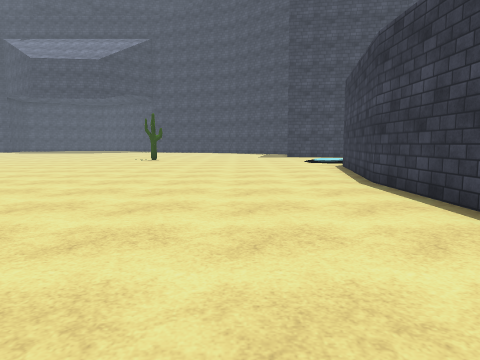
view 1 (above)

23 first-person views from a walk through a scene from a Unity 3-D project. The camera is 1.4 m above the floor, tilts 6° down and sees 70° across. The floor is counted in squares, 2 m on a side. Each view is taken from the middle of a square. On the plan, view 1 faces up. The plan holds only what a view shows up to about 11 squares ahead; the rest is blank. The place goes on beyond the plan. The player is left out. Surface patterns are stand-ins for the level's own textures.

view 2
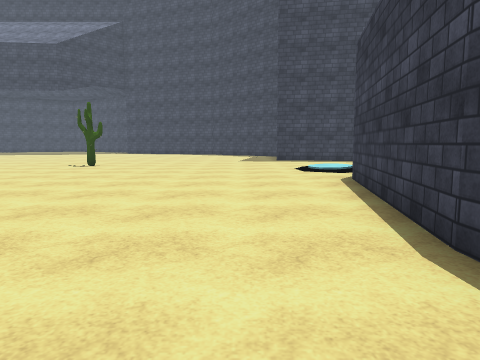

view 3
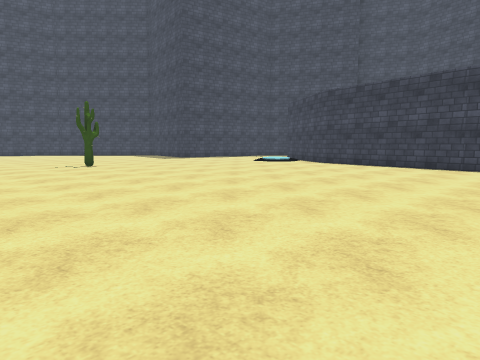

view 4
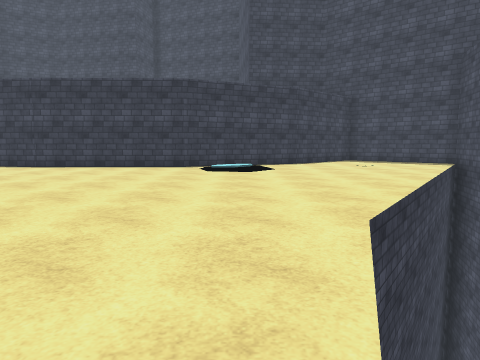

view 5
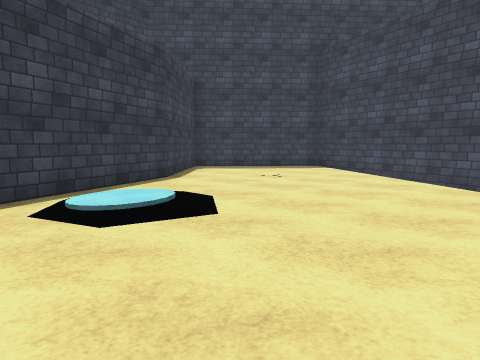

view 6
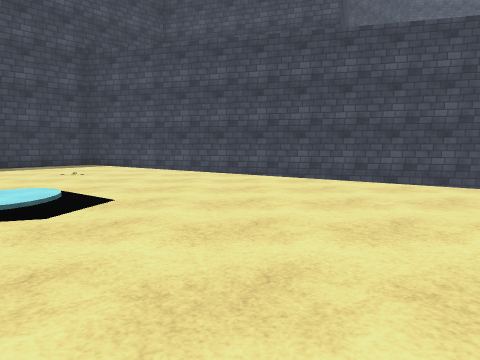

view 7
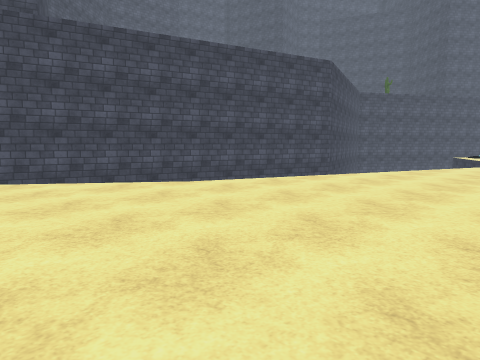

view 8
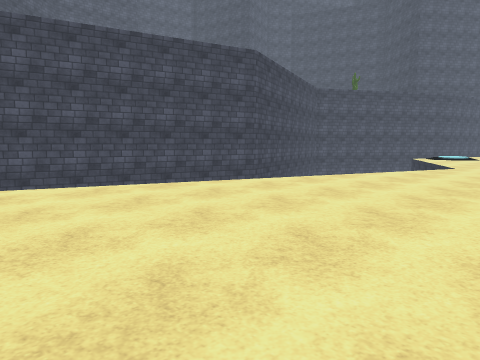

view 9
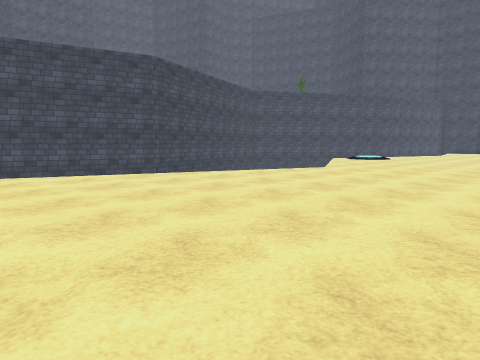

view 10
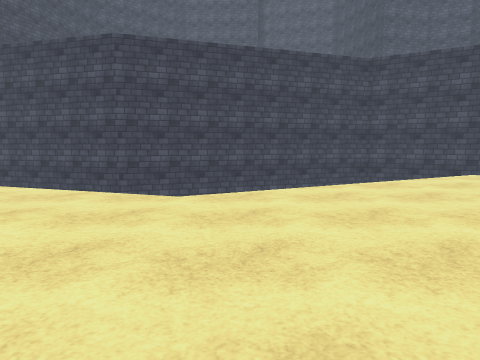

view 11
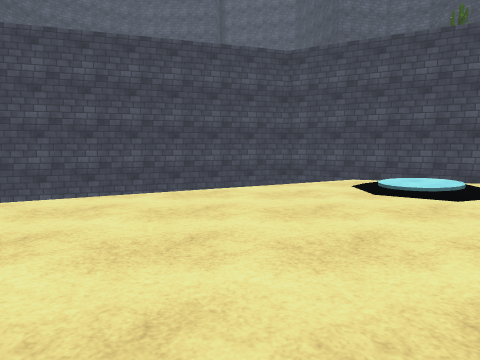

view 12
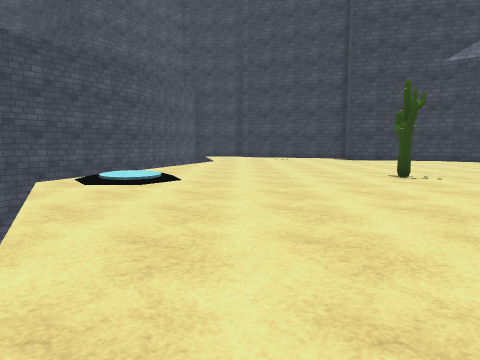

view 13
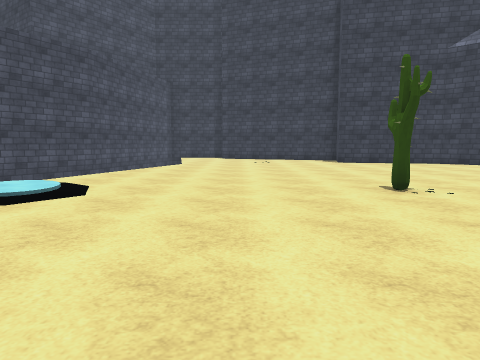

view 14
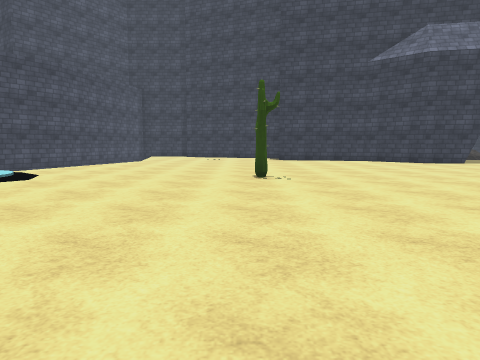

view 15
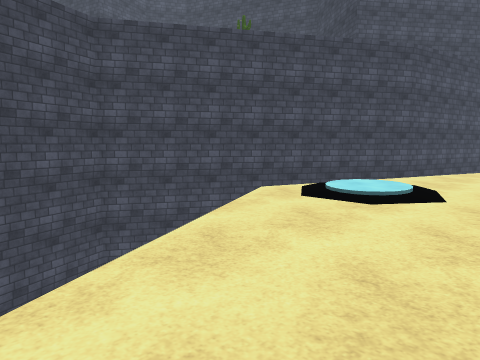

view 16
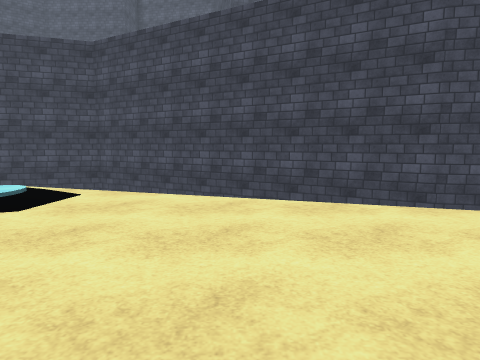

view 17
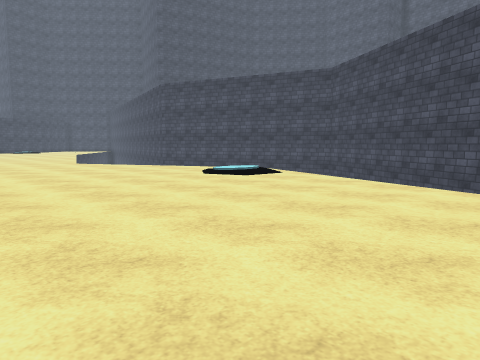

view 18
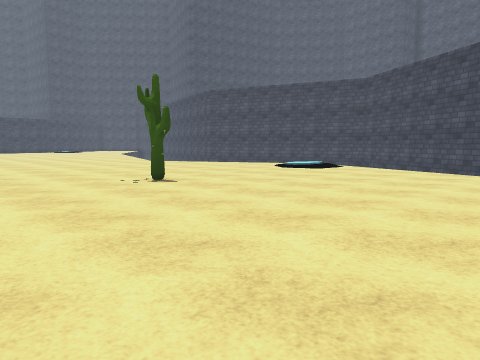

view 19
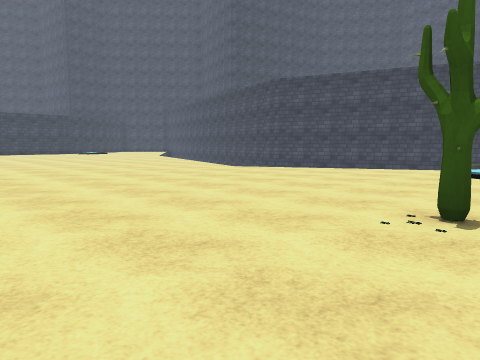

view 20
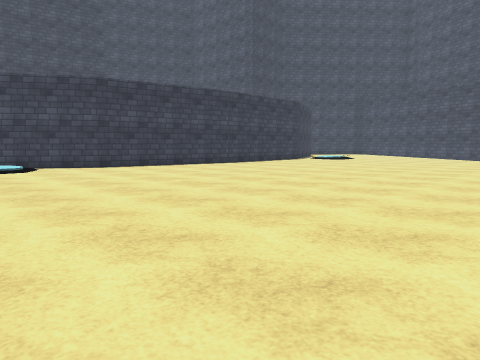

view 21
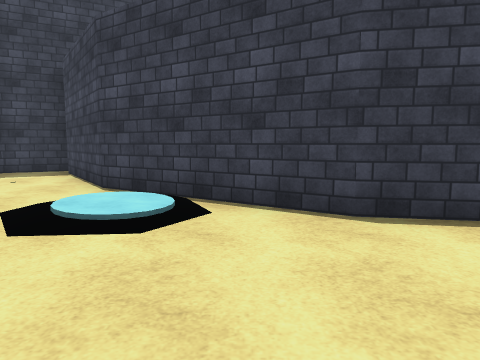

view 22
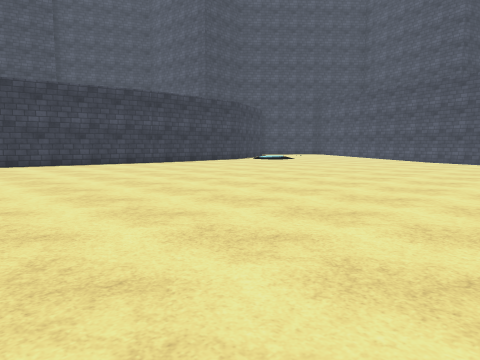

view 23
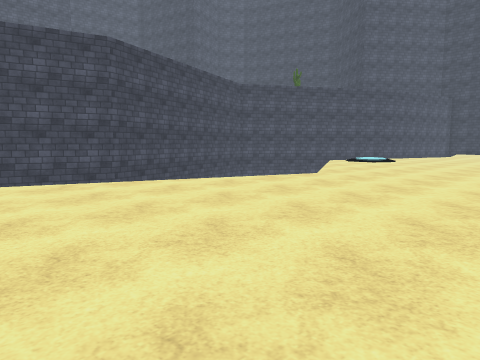

### Floor plan
Key: @ floor where view 1 was taken; # wall or solid block; . main floor; : floor 0.25 m higher than the main floor; / step, stairs or slope; v drop or lower ground; C cactus; I disc.
Columns run from 28 left of view 1 to 7 right of it. Each row starts with its distance up from view 1.
 15                      ...C..........#
 14                      ..........//.##
 13   ..               .............I##
 12   ....             .............##
 11 .......            .............#
 10 .........          ............##
  9 ..............      ...........#
  8 .................. ............#
  7 ...............................#
  6 ......C........................#
  5 ...............................#
  4 ...............................#
  3 ...............................#
  2 ............vvv................#
  1  v....:I..vv    vv.........../.##
  0     v./.vv         v........@:I.#
 -1 #v    vv             vv.........##
 -2 ##v                     v........#
 -3  ###v        vv##vv      v.......##
 -4    ###v    v#########v    vv......##
 -5      ##vv####       ####vv  v......#
 -6       ####             #####vv....##
 -7                            #####.##
 -8                                ###

Where each view was taken, in squares from view 1:
view 1: 0 up, 0 right, facing up
view 2: 4 up, 1 right, facing up
view 3: 4 up, 8 left, facing up-right
view 4: 0 up, 8 left, facing right
view 5: 2 up, 2 left, facing down-right
view 6: 4 up, 1 left, facing down
view 7: 4 up, 1 left, facing down-left
view 8: 5 up, 4 left, facing down-left
view 9: 8 up, 6 left, facing down-left
view 10: 7 up, 16 left, facing down
view 11: 6 up, 19 left, facing down
view 12: 3 up, 15 left, facing left
view 13: 4 up, 17 left, facing left
view 14: 6 up, 15 left, facing left
view 15: 3 up, 17 left, facing down-left
view 16: 5 up, 25 left, facing down
view 17: 7 up, 28 left, facing down-right
view 18: 10 up, 28 left, facing down-right
view 19: 10 up, 23 left, facing down-right
view 20: 15 up, 7 left, facing down-right
view 21: 12 up, 0 right, facing right
view 22: 13 up, 9 left, facing down-right
view 23: 7 up, 8 left, facing down-left
